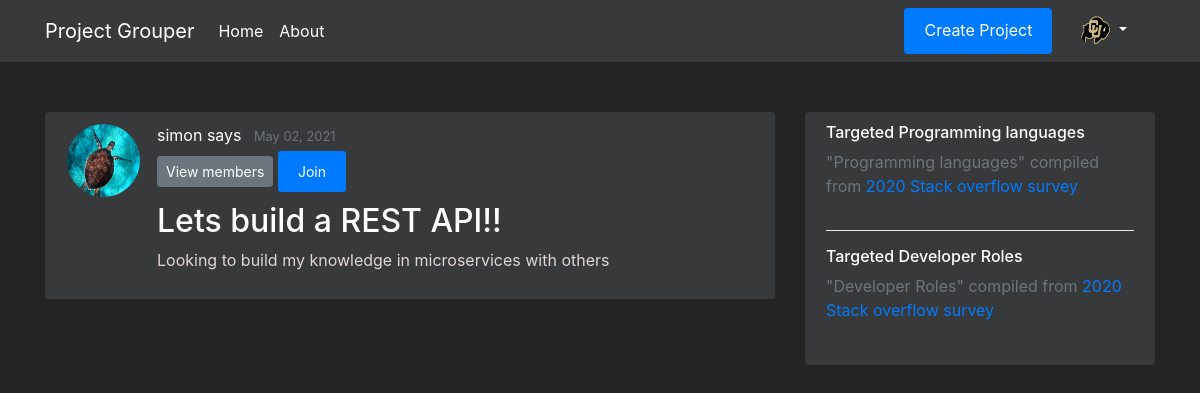
The app's page /projects/5 (signed in) with its own data.
### flaskapp/models.py (models this page shows, shortened)
class Users(db.Model, UserMixin):
    __tablename__ = 'user'
    id = db.Column(db.Integer, primary_key=True, nullable=False)
    first_name = db.Column(db.String(20), nullable=False)
    last_name = db.Column(db.String(20), nullable=False)
    email = db.Column(db.String(50), unique=True, nullable=False)
    password = db.Column(db.String(20), nullable=False)
    profile_image = db.Column(db.String(20), nullable=False, default="Portrait_Placeholder.png")
    date_joined = db.Column(db.DateTime, nullable=False, default=datetime.utcnow)
    is_moderator = db.Column(db.Boolean, default=False, nullable=False)
    languages = db.relationship('Languages', secondary=UserLanguages, lazy='subquery', backref="get_users")
    careers = db.relationship('Careers', secondary=UserCareers, lazy='subquery', backref="get_users")

class Projects(db.Model):
    __tablename__ = 'project'
    id = db.Column(db.Integer, primary_key=True, nullable=False)
    name = db.Column(db.String(250), unique=True, nullable=False)
    desc = db.Column(db.String(500), unique=False, nullable=False)
    creation_timestamp = db.Column(db.DateTime, nullable=False, default=datetime.utcnow)
    start_date = db.Column(db.DateTime, nullable=True, default=datetime.utcnow)
    target_end_date = db.Column(db.DateTime, nullable=True, default=datetime.utcnow)
    owner_id = db.Column(db.Integer, db.ForeignKey('user.id'), nullable=False, default=1)
    owner = db.relationship("Users", foreign_keys=owner_id, backref="owned_projects", uselist=False)
    members = db.relationship('Users', secondary=UserProjects, lazy='subquery', backref="get_projects")
    languages = db.relationship('Languages', secondary=ProjectLanguages, lazy='subquery', backref="get_projects")
    careers = db.relationship('Careers', secondary=ProjectCareers, lazy='subquery', backref="get_projects")

### flaskapp/projects/routes.py (the view)
@projects.route("/projects/<int:project_id>")
def project(project_id):
    current_project = Projects.query.get_or_404(project_id)
    return render_template('project.html', title=current_project.name, current_project=current_project)

### flaskapp/models.py (called while the page is built)
@login_manager.user_loader
def load_user(user_id):
    return Users.query.get(int(user_id))

### flaskapp/templates/project.html (shortened to what this page needs)
{% extends "layout.html" %}
{% block content %}
    <article class="media content-section">
        <img class="rounded-circle article-img" src="{{ url_for('static', filename='profile_pics/' + current_project.owner.profile_image) }}">
        <div class="media-body">
            <div class="article-metadata">
                <a class="mr-2" href="#">{{ current_project.owner.first_name }} {{ current_project.owner.last_name }}</a>
                <small class="text-muted">{{ current_project.creation_timestamp.strftime('%B %d, %Y') }}</small>
                <div>
                    <button type="button" class="btn btn-secondary btn-sm mt-1 mb-1" data-toggle="modal" data-target="#viewProjectMembers">View members</button>
                {% if current_project.owner == current_user %}
                    <a class="btn btn-secondary btn-sm mt-1 mb-1" href="{{ url_for('projects.update_project', project_id=current_project.id) }}">Update</a>
                    <button type="button" class="btn btn-danger btn-sm m-1" data-toggle="modal" data-target="#deleteModal">Delete</button>
                {% else %}
                    {% if current_user not in current_project.members  %}
                        <a class="btn btn-primary btn-sm mt-1 mb-1" href="{{ url_for('projects.join_project', project_id=current_project.id) }}">Join</a>
                    {% else  %}
                        <a class="btn btn-danger btn-sm mt-1 mb-1" href="{{ url_for('projects.leave_project', project_id=current_project.id) }}"> Leave </a>
                    {% endif %}
                {% endif %}
                </div>
            </div>
            <h2 class="article-title ">{{ current_project.name }}</h2>
            <p class="article-content">{{ current_project.desc }}</p>
        </div>
    </article>
        <body class=dark>
            </body>
        <body class=dark>
            </body>
{% endblock content %}
{% block sidebar %}
<div class="col-md-4">
    <div class="content-section">
      <h6>Targeted Programming languages</h6>
      <p class='text-muted'> "Programming languages" compiled from <a href="https://insights.stackoverflow.com/survey/2019#technology">2020 Stack overflow survey </a>
      </p>
      <hr color="white">
      <h6>Targeted Developer Roles</h6>
      <p class='text-muted'> "Developer Roles" compiled from <a href="https://insights.stackoverflow.com/survey/2020#developer-profile-developer-type-all-respondents">2020 Stack overflow survey </a>
      </p>
    </div>
</div>
{% endblock sidebar %}

### flaskapp/templates/layout.html (shortened to what this page needs)
<!DOCTYPE html>
<html lang="en">
<head>
    <link rel="stylesheet" href="https://maxcdn.bootstrapcdn.com/bootstrap/4.0.0/css/bootstrap.min.css">
    <link rel="stylesheet" type="text/css" href="{{ url_for('static', filename='/main.css') }}">
</head>
<body>
    <header class="site-header">
        <nav class="navbar navbar-expand-md navbar-dark bg-steel fixed-top">
            <div class="container">
                <a class="navbar-brand" href="/"> Project Grouper </a>
                <div class="collapse navbar-collapse" id="navbarToggle">
                    <div class="navbar-nav mr-auto">
                        <a class="nav-item nav-link" href="{{ url_for('main.home') }}">Home</a>
                        <a class="nav-item nav-link" href="{{ url_for('main.about') }}">About</a>
                    </div>
                    <div class="navbar-nav">
                        {% if current_user.is_authenticated %}
                            <a class="btn btn-primary btn-sml" href="{{ url_for('projects.new_project') }}">Create Project</a>
                            <li class="nav-item dropdown">
                                <a class="nav-link dropdown-toggle" href="#" id="navbarDropdownMenuLink" role="button" data-toggle="dropdown" aria-haspopup="true" aria-expanded="false">
                                    <img src="{{ url_for('static', filename='profile_pics/' + current_user.profile_image) }}" width="30" height="30" class="rounded-circle">
                                </a>
                        {% else %}
                            <a class="nav-item nav-link" href="{{ url_for('users.login') }}">Login</a>
                            <a class="nav-item nav-link" href="{{ url_for('users.register') }}">Register</a>
                        {% endif %}
                    </div>
                </div>
            </div>
        </nav>
    </header>
    <main role="main" class="container">
      <div class="row">
        <div class="col-md-8">
          {% block content %}
          {% endblock %}
        </div>
        {% block sidebar %}
        {% endblock %}
      </div>
    </main>
</body>
</html>

### flaskapp/static/main.css (style rules this page uses)
.btn-primary { border: none; color: #ffffff; padding: 10px 20px; cursor: pointer; }
.navbar-nav > li { padding-left:20px; padding-right:20px; }
body { background: #252424; color: #e0d5d5; margin-top: 7rem; }
h1, h2, h3, h4, h5, h6 { color: #ffffff; }
.mr-2 { color: #ffffff; }
.bg-steel { background-color: #38393a; }
.site-header .navbar-nav .nav-link { color: #ffffff; }
.content-section { background: #38393a; padding: 10px 20px; border: 1px solid #38393a; border-radius: 3px; margin-bottom: 20px; }
.article-title { color: #ffffff; }
.article-content { white-space: pre-line; }
.article-img { height: 75px; width: 75px; margin-right: 16px; border: 1px solid #38393a; background:#555555; }
.article-metadata { padding-bottom: 1px; margin-bottom: 4px; border-bottom: 1px solid #38393a; }

### records on screen
Users: profile_image (picture)
Users: profile_image (placeholder picture), owner.first_name "simon", owner.last_name "says"
Projects: creation_timestamp "May 02, 2021", name "Lets build a REST API!!", desc "Looking to build my knowledge in microservices with others"
